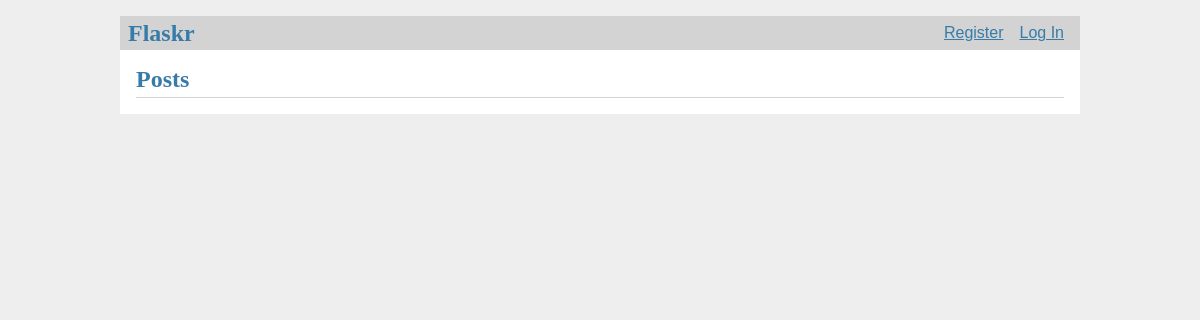
Before: / with the older database file.
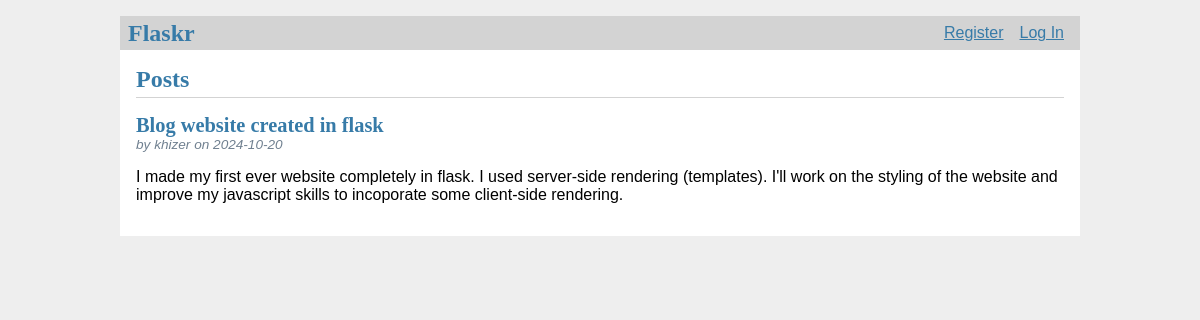
After: the same page with the newer database file.
### tables this page shows
CREATE TABLE post (
  id INTEGER PRIMARY KEY AUTOINCREMENT,
  author_id INTEGER NOT NULL,
  created TIMESTAMP NOT NULL DEFAULT CURRENT_TIMESTAMP,
  title TEXT NOT NULL,
  body TEXT NOT NULL,
  FOREIGN KEY (author_id) REFERENCES user (id)
);

CREATE TABLE user (
  id INTEGER PRIMARY KEY AUTOINCREMENT,
  username TEXT UNIQUE NOT NULL,
  password TEXT NOT NULL
);

### flaskr/blog.py (the view)
@bp.route('/')
def index():
    db = get_db()
    posts = db.execute(
        'SELECT p.id, title, body, created, author_id, username'
        ' FROM post p JOIN user u ON p.author_id = u.id'
        ' ORDER BY created DESC'
    ).fetchall()
    return render_template('blog/index.html', posts=posts)

### flaskr/auth.py (called while the page is built)
@bp.before_app_request
def load_logged_in_user():
    user_id = session.get("user_id")
    if user_id is None:
        g.user = None
    else:
        g.user = get_db().execute(
            "SELECT * FROM user WHERE id = ?", (user_id,)
        ).fetchone()

### flaskr/db.py (called while the page is built)
def get_db():
    if "db" not in g:
        g.db = sqlite3.connect(
            current_app.config["DATABASE"],
            detect_types=sqlite3.PARSE_DECLTYPES
        )
        g.db.row_factory = sqlite3.Row
    return g.db

### flaskr/templates/blog/index.html (shortened to what this page needs)
{% extends 'base.html' %}
{% block header %}
  <h1>{% block title %}Posts{% endblock %}</h1>
{% endblock %}
{% block content %}
  {% for post in posts %}
    <article class="post">
      <header>
        <div>
          <h1>{{ post['title'] }}</h1>
          <div class="about">by {{ post['username'] }} on {{ post['created'].strftime('%Y-%m-%d') }}</div>
        </div>
      </header>
      <p class="body">{{ post['body'] }}</p>
    </article>
  {% endfor %}
{% endblock %}

### flaskr/templates/base.html (shortened to what this page needs)
<!doctype html>
<link rel="stylesheet" href="{{ url_for('static', filename='style.css') }}">
<nav>
  <h1>Flaskr</h1>
  <ul>
    {% if g.user %}
      <li><span>{{ g.user['username'] }}</span>
      <li><a href="{{ url_for('auth.logout') }}">Log Out</a>
    {% else %}
      <li><a href="{{ url_for('auth.register') }}">Register</a>
      <li><a href="{{ url_for('auth.login') }}">Log In</a>
    {% endif %}
  </ul>
</nav>
<section class="content">
  <header>
    {% block header %}{% endblock %}
  </header>
  {% block content %}{% endblock %}
</section>

### flaskr/static/style.css (style rules this page uses)
h1 { font-family: serif; color: #377ba8; margin: 1rem 0; }
a { color: #377ba8; }
nav { background: lightgray; display: flex; align-items: center; padding: 0 0.5rem; }
nav h1 { flex: auto; margin: 0; }
nav ul { display: flex; list-style: none; margin: 0; padding: 0; }
nav ul li a, nav ul li span, header .action { display: block; padding: 0.5rem; }
.content { padding: 0 1rem 1rem; }
.content > header { border-bottom: 1px solid lightgray; display: flex; align-items: flex-end; }
.content > header h1 { flex: auto; margin: 1rem 0 0.25rem 0; }
.post > header { display: flex; align-items: flex-end; font-size: 0.85em; }
.post > header > div:first-of-type { flex: auto; }
.post > header h1 { font-size: 1.5em; margin-bottom: 0; }
.post .about { color: slategray; font-style: italic; }
.post .body { white-space: pre-line; }
.content:last-child { margin-bottom: 0; }

Changed rows visible on the page:
added post: title "Blog website created in flask", username "khizer", created "2024-10-20", body "I made my first ever website completely in flask. I used server-side rendering (templates). I'll work on the styling of the website and improve my javascript skills to incoporate some client-side rendering."
